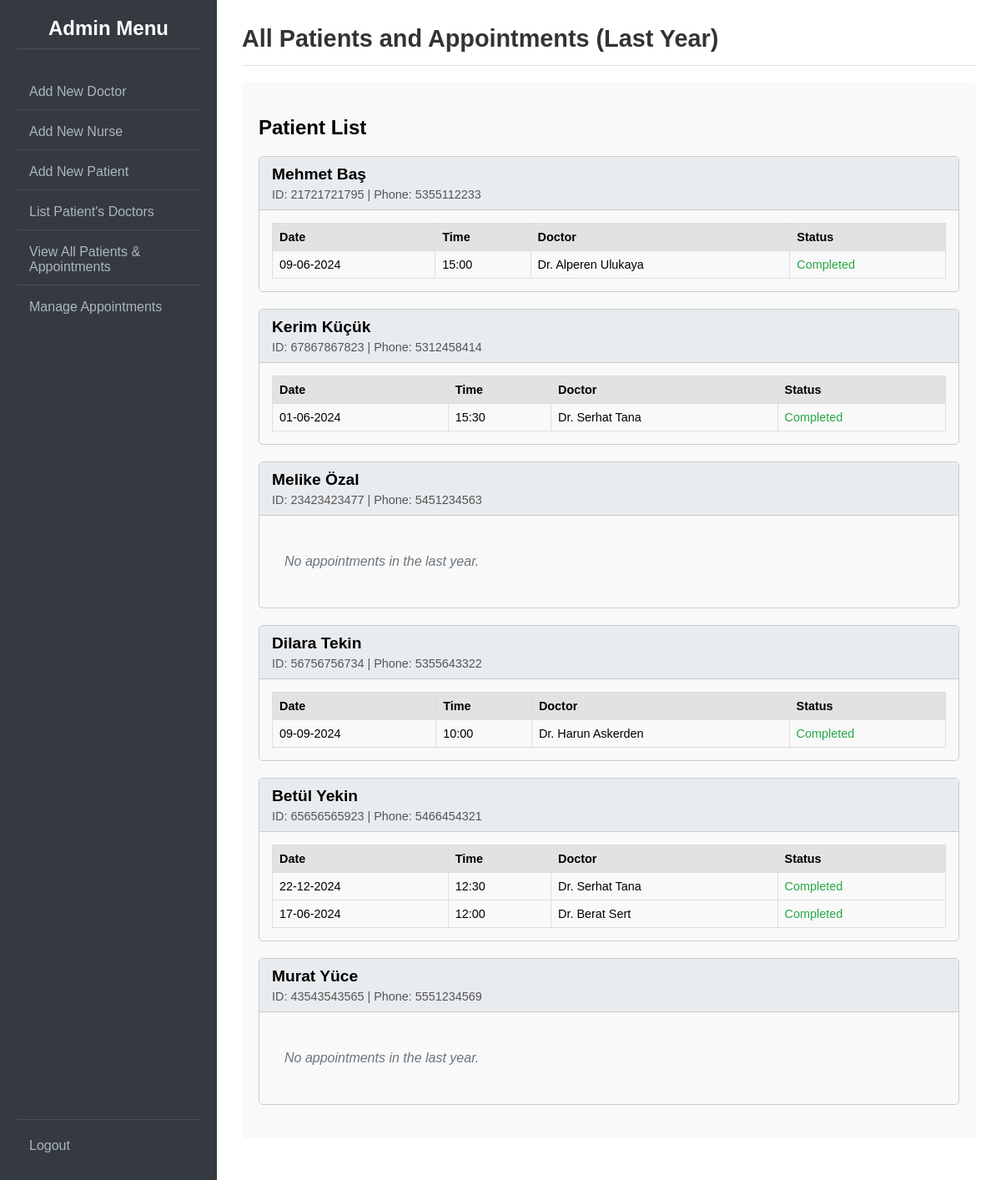
The page /admin/view_all_patients_appointments.php (signed in) on the database its author committed.
### tables this page shows
CREATE TABLE `Appointment` (
  `Appointment_ID` int(11) NOT NULL,
  `Patient_ID` bigint(20) NOT NULL,
  `Doctor_ID` int(11) NOT NULL,
  `Nurse_ID` int(11) DEFAULT NULL,
  `Appointment_Date` date NOT NULL,
  `Appointment_Time` time NOT NULL,
  `Follow_Up_Appointment_ID` int(11) DEFAULT NULL,
  `Status` varchar(50) DEFAULT 'Scheduled'
);

CREATE TABLE `Patient` (
  `Patient_ID` bigint(20) NOT NULL,
  `Patient_First_Name` varchar(100) NOT NULL,
  `Patient_Last_Name` varchar(100) NOT NULL,
  `Patient_Gender` varchar(10) DEFAULT NULL,
  `Patient_DOB` date DEFAULT NULL,
  `Patient_Blood_Type` varchar(5) DEFAULT NULL,
  `Patient_Phone` varchar(20) DEFAULT NULL,
  `Patient_Address` text DEFAULT NULL,
  `Patient_Password` varchar(255) NOT NULL
);

### admin/view_all_patients_appointments.php (the view, shortened to what this page needs)
<?php
require_once '../includes/db_connect.php';
$patients_data = [];
$fetch_error = null;
$one_year_ago = date('Y-m-d', strtotime('-1 year'));
$sql = "SELECT
            p.`Patient_ID`, p.`Patient_First_Name`, p.`Patient_Last_Name`, p.`Patient_Phone`,
            a.`Appointment_ID`, a.`Appointment_Date`, a.`Appointment_Time`, a.`Status`,
            d.`Doctor_First_Name`, d.`Doctor_Last_Name`
        FROM
            `PATIENT` p
        LEFT JOIN -- Include patients even if they have no recent appointments
            `APPOINTMENT` a ON p.`Patient_ID` = a.`Patient_ID` AND a.`Appointment_Date` >= ? -- Filter appointments
        LEFT JOIN -- Include appointment even if doctor is somehow missing
            `DOCTOR` d ON a.`Doctor_ID` = d.`Doctor_ID`
        ORDER BY
            p.`Patient_Last_Name` ASC, p.`Patient_First_Name` ASC, a.`Appointment_Date` DESC";
$stmt = $conn->prepare($sql);
if ($stmt) {
    $stmt->bind_param("s", $one_year_ago);
    $stmt->execute();
    $result = $stmt->get_result();
    while ($row = $result->fetch_assoc()) {
        $pid = $row['Patient_ID'];
        if (!isset($patients_data[$pid])) {
            $patients_data[$pid] = [
                'details' => [
                    'Patient_First_Name' => $row['Patient_First_Name'],
                    'Patient_Last_Name' => $row['Patient_Last_Name'],
                    'Patient_Phone' => $row['Patient_Phone']
                ],
                'appointments' => []
            ];
        }
        if ($row['Appointment_ID'] !== null) {
            $patients_data[$pid]['appointments'][] = [
                'Appointment_ID' => $row['Appointment_ID'],
                'Appointment_Date' => $row['Appointment_Date'],
                'Appointment_Time' => $row['Appointment_Time'],
                'Status' => $row['Status'],
                'Doctor_Name' => $row['Doctor_First_Name'] . ' ' . $row['Doctor_Last_Name']
            ];
        }
    }
} else {
    $fetch_error = "Error fetching patient and appointment data: " . $conn->error;
}
?>
<!DOCTYPE html>
<html lang="en">
<head>
    <link rel="stylesheet" href="../css/style.css">
</head>
<body>
    <div class="sidebar">
        <h2>Admin Menu</h2>
        <ul>
        <li><a href="add_doctor.php">Add New Doctor</a></li>
            <li><a href="add_nurse.php">Add New Nurse</a></li>
            <li><a href="add_patient.php">Add New Patient</a></li>
            <li><a href="find_patient_doctors.php">List Patient's Doctors</a></li>
            <li><a href="view_all_patients_appointments.php">View All Patients & Appointments</a></li>
            <li><a href="manage_appointments.php">Manage Appointments</a></li>
        </ul>
         <div class="logout-link">
             <a href="../logout.php">Logout</a>
        </div>
    </div>
    <div class="main-content">
        <div class="header">
             <h1>All Patients and Appointments (Last Year)</h1>
        </div>
        <div class="content-section">
            <h2>Patient List</h2>
            <?php if ($fetch_error): ?>
                <p style="color: red;"><?php echo htmlspecialchars($fetch_error); ?></p>
            <?php elseif (empty($patients_data)): ?>
                <p class="no-patients">No patients found in the system.</p>
            <?php else: ?>
                <?php foreach ($patients_data as $patient_id => $data): ?>
                    <div class="patient-block">
                        <div class="patient-details">
                            <h3><?php echo htmlspecialchars($data['details']['Patient_First_Name'] . ' ' . $data['details']['Patient_Last_Name']); ?></h3>
                            <p>ID: <?php echo htmlspecialchars($patient_id); ?> | Phone: <?php echo htmlspecialchars($data['details']['Patient_Phone'] ?? 'N/A'); ?></p>
                        </div>
                        <div class="appointments-list">
                            <?php if (!empty($data['appointments'])): ?>
                                <table>
                                    <thead>
                                        <tr>
                                            <th>Date</th>
                                            <th>Time</th>
                                            <th>Doctor</th>
                                            <th>Status</th>
                                        </tr>
                                    </thead>
                                    <tbody>
                                        <?php foreach ($data['appointments'] as $appt):
                                             $status = $appt['Status'] ?? 'N/A';
                                             $status_class = 'status-' . strtolower(htmlspecialchars($status));
                                             ?>
                                            <tr>
                                                <td><?php echo htmlspecialchars(date("d-m-Y", strtotime($appt['Appointment_Date']))); ?></td>
                                                <td><?php echo $appt['Appointment_Time'] ? htmlspecialchars(date("H:i", strtotime($appt['Appointment_Time']))) : 'N/A'; ?></td>
                                                <td>Dr. <?php echo htmlspecialchars($appt['Doctor_Name'] ?? 'N/A'); ?></td>
                                                <td><span class="<?php echo $status_class; ?>"><?php echo htmlspecialchars($status); ?></span></td>
                                            </tr>
                                        <?php endforeach; ?>
                                    </tbody>
                                </table>
                            <?php else: ?>
                                <p class="no-appointments">No appointments in the last year.</p>
                            <?php endif; ?>
                        </div>
                    </div>
                <?php endforeach; ?>
            <?php endif; ?>
        </div> </div> </body>
</html>

### css/style.css (style rules this page uses)
body { font-family: sans-serif; margin: 0; padding: 0; background-color: #f4f7f6; display: flex; min-height: 100vh; }
.sidebar { width: 260px; background-color: #343a40; color: #fff; padding: 20px; box-sizing: border-box; display: flex; flex-direction: column; min-height: 100%; }
.sidebar h2 { text-align: center; margin-top: 0; margin-bottom: 30px; border-bottom: 1px solid #495057; padding-bottom: 10px; }
.sidebar ul { list-style: none; padding: 0; margin: 0; flex-grow: 1; }
.sidebar li { margin-bottom: 5px; border-bottom: 1px solid #495057; }
.sidebar li:last-child { border-bottom: none; }
.sidebar a { text-decoration: none; color: #adb5bd; display: block; padding: 12px 15px; border-radius: 4px; transition: background-color 0.2s ease, color 0.2s ease; }
.sidebar .logout-link { margin-top: auto; border-top: 1px solid #495057; padding-top: 10px; }
.main-content { flex-grow: 1; padding: 30px; background-color: #fff; box-sizing: border-box; overflow-y: auto; }
.main-content .header { border-bottom: 1px solid #dee2e6; padding-bottom: 15px; margin-bottom: 20px; }
.main-content .header h1 { margin: 0; font-size: 1.8em; color: #333; }
.content-section { background-color: #f8f9fa; padding: 20px; border-radius: 5px; margin-bottom: 20px; }

### admin/view_all_patients_appointments.php (style rules this page uses)
.patient-block { border: 1px solid #ccc; border-radius: 5px; margin-bottom: 20px; background-color: #f9f9f9; }
.patient-details { background-color: #e9ecef; padding: 10px 15px; border-bottom: 1px solid #ccc; border-top-left-radius: 5px; border-top-right-radius: 5px; }
.patient-details h3 { margin: 0; font-size: 1.2em; }
.patient-details p { margin: 5px 0 0 0; font-size: 0.9em; color: #555; }
.appointments-list { padding: 15px; }
.appointments-list table { width: 100%; border-collapse: collapse; }
.appointments-list th, .appointments-list td { border: 1px solid #ddd; padding: 8px; text-align: left; font-size: 0.9em; }
.appointments-list th { background-color: #e2e2e2; }
.no-appointments { font-style: italic; color: #6c757d; padding: 15px; }
.status-completed { color: #28a745; }

### rows shown on the page
appointment: Patient_ID.Patient_Last_Name "Mehmet Baş", patient_id "21721721795", Patient_ID.Patient_Phone "5355112233", Appointment_Date "09-06-2024", Appointment_Time "15:00", Doctor_Name "Alperen Ulukaya", Status "Completed"
appointment: Patient_ID.Patient_Last_Name "Kerim Küçük", patient_id "67867867823", Patient_ID.Patient_Phone "5312458414", Appointment_Date "01-06-2024", Appointment_Time "15:30", Doctor_Name "Serhat Tana", Status "Completed"
patient: Patient_First_Name+Patient_Last_Name "Melike Özal", patient_id "23423423477", Patient_Phone "5451234563", shows "No appointments in the last year."
appointment: Patient_ID.Patient_Last_Name "Dilara Tekin", patient_id "56756756734", Patient_ID.Patient_Phone "5355643322", Appointment_Date "09-09-2024", Appointment_Time "10:00", Doctor_Name "Harun Askerden", Status "Completed"
appointment: Appointment_Date "22-12-2024", Appointment_Time "12:30", Doctor_Name "Serhat Tana", Status "Completed"
appointment: Appointment_Date "17-06-2024", Appointment_Time "12:00", Doctor_Name "Berat Sert", Status "Completed"
patient: Patient_First_Name+Patient_Last_Name "Murat Yüce", patient_id "43543543565", Patient_Phone "5551234569", shows "No appointments in the last year."

### other values the page prints
$patient_id "65656565923"
$data['details']['Patient_Phone'] "5466454321"
